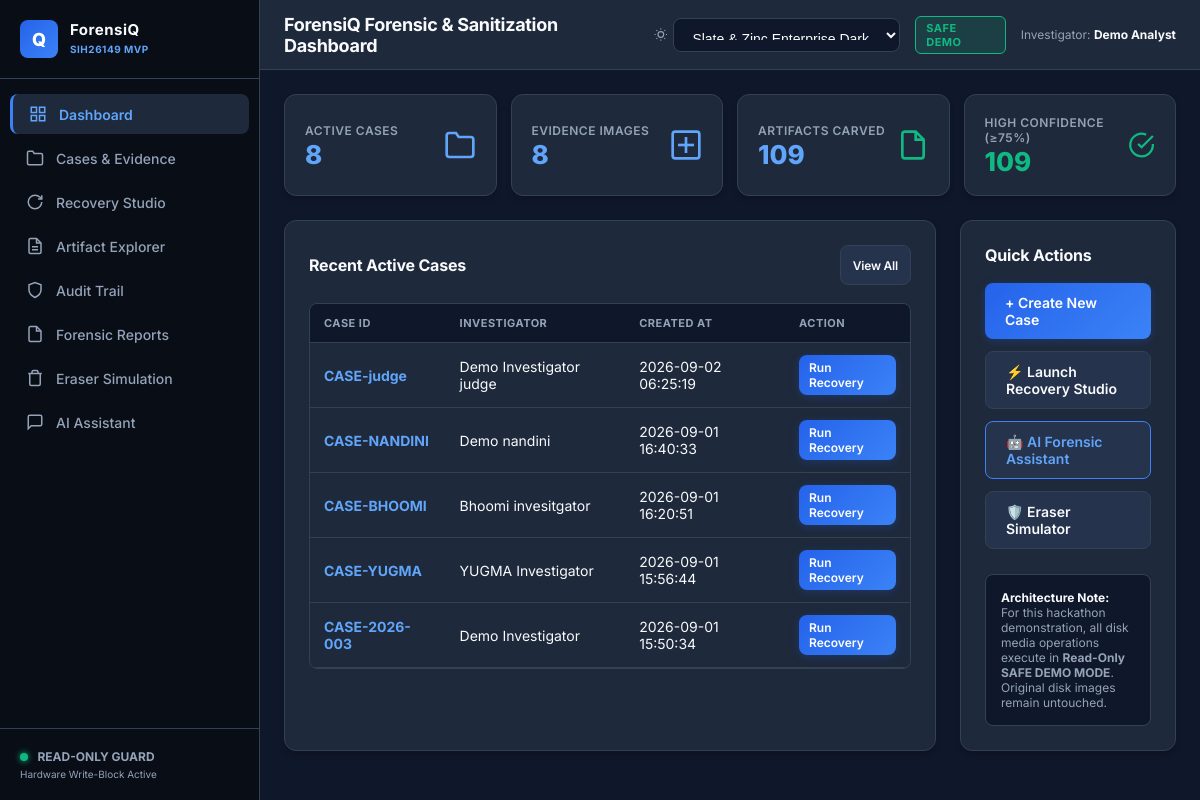
The page / on the database its author committed.
### tables this page shows
CREATE TABLE cases (
            id INTEGER PRIMARY KEY AUTOINCREMENT,
            case_id TEXT UNIQUE NOT NULL,
            investigator TEXT NOT NULL,
            description TEXT,
            created_at TIMESTAMP DEFAULT CURRENT_TIMESTAMP
        );

### app.py (the view)
@app.route("/")
def dashboard():
    conn = get_db_connection()
    cursor = conn.cursor()
    cursor.execute("SELECT COUNT(*) FROM cases")
    total_cases = cursor.fetchone()[0]
    cursor.execute("SELECT COUNT(*) FROM evidence")
    total_evidence = cursor.fetchone()[0]
    cursor.execute("SELECT COUNT(*) FROM artifacts")
    total_artifacts = cursor.fetchone()[0]
    cursor.execute("SELECT COUNT(*) FROM artifacts WHERE confidence >= 75")
    high_conf_count = cursor.fetchone()[0]
    cursor.execute("SELECT * FROM cases ORDER BY id DESC LIMIT 5")
    recent_cases = [dict(r) for r in cursor.fetchall()]
    conn.close()
    return render_template(
        "dashboard.html",
        active_page="dashboard",
        total_cases=total_cases,
        total_evidence=total_evidence,
        total_artifacts=total_artifacts,
        high_conf_count=high_conf_count,
        recent_cases=recent_cases,
    )

### database.py (called while the page is built)
def get_db_connection():
    os.makedirs(os.path.dirname(DB_PATH), exist_ok=True)
    conn = sqlite3.connect(DB_PATH, timeout=30.0)
    conn.row_factory = sqlite3.Row
    conn.execute("PRAGMA journal_mode = WAL;")
    return conn

### templates/dashboard.html (shortened to what this page needs)
{% extends 'base.html' %}
{% block page_title %}ForensiQ Forensic & Sanitization Dashboard{% endblock %}
{% block content %}
<div class="stats-grid">
    <div class="stat-card">
        <div>
            <div class="stat-label">Active Cases</div>
            <div class="stat-val">{{ total_cases }}</div>
        </div>
        <svg width="32" height="32" fill="none" stroke="var(--text-highlight)" stroke-width="2" viewBox="0 0 24 24"><path d="M22 19a2 2 0 0 1-2 2H4a2 2 0 0 1-2-2V5a2 2 0 0 1 2-2h5l2 3h9a2 2 0 0 1 2 2z"></path></svg>
    </div>
    <div class="stat-card">
        <div>
            <div class="stat-label">Evidence Images</div>
            <div class="stat-val">{{ total_evidence }}</div>
        </div>
        <svg width="32" height="32" fill="none" stroke="var(--accent-blue)" stroke-width="2" viewBox="0 0 24 24"><rect x="2" y="2" width="20" height="20" rx="2" ry="2"></rect><line x1="12" y1="18" x2="12" y2="6"></line><line x1="6" y1="12" x2="18" y2="12"></line></svg>
    </div>
    <div class="stat-card">
        <div>
            <div class="stat-label">Artifacts Carved</div>
            <div class="stat-val">{{ total_artifacts }}</div>
        </div>
        <svg width="32" height="32" fill="none" stroke="var(--accent-emerald)" stroke-width="2" viewBox="0 0 24 24"><path d="M14 2H6a2 2 0 0 0-2 2v16a2 2 0 0 0 2 2h12a2 2 0 0 0 2-2V8z"></path><polyline points="14 2 14 8 20 8"></polyline></svg>
    </div>
    <div class="stat-card">
        <div>
            <div class="stat-label">High Confidence (&ge;75%)</div>
            <div class="stat-val" style="color: var(--accent-emerald);">{{ high_conf_count }}</div>
        </div>
        <svg width="32" height="32" fill="none" stroke="var(--accent-emerald)" stroke-width="2" viewBox="0 0 24 24"><path d="M22 11.08V12a10 10 0 1 1-5.93-9.14"></path><polyline points="22 4 12 14.01 9 11.01"></polyline></svg>
    </div>
</div>
<div class="grid-2fr-1fr">
    <div class="card">
        <div class="card-title">
            <span>Recent Active Cases</span>
            <a href="{{ url_for('cases_view') }}" class="btn btn-secondary" style="padding: 6px 12px; font-size: 12px;">View All</a>
        </div>
        <div class="table-responsive">
            <table class="data-table">
                <thead>
                    <tr>
                        <th>Case ID</th>
                        <th>Investigator</th>
                        <th>Created At</th>
                        <th>Action</th>
                    </tr>
                </thead>
                <tbody>
                    {% for c in recent_cases %}
                    <tr>
                        <td><strong style="color: var(--text-highlight);">{{ c.case_id }}</strong></td>
                        <td>{{ c.investigator }}</td>
                        <td>{{ c.created_at }}</td>
                        <td>
                            <a href="{{ url_for('recovery_studio', case_id=c.case_id) }}" class="btn btn-primary" style="padding: 4px 10px; font-size: 12px;">Run Recovery</a>
                        </td>
                    </tr>
                    {% else %}
                    <tr>
                        <td colspan="4" style="text-align: center; color: var(--text-muted); padding: 25px;">No cases created yet. Click below to create your first case!</td>
                    </tr>
                    {% endfor %}
                </tbody>
            </table>
        </div>
    </div>
    <div class="card">
        <div class="card-title">Quick Actions</div>
        <div style="display: flex; flex-direction: column; gap: 12px;">
            <a href="{{ url_for('cases_view') }}" class="btn btn-primary" style="justify-content: center;">
                + Create New Case
            </a>
            <a href="{{ url_for('recovery_studio') }}" class="btn btn-secondary" style="justify-content: center;">
                ⚡ Launch Recovery Studio
            </a>
            <a href="{{ url_for('ai_assistant_view') }}" class="btn btn-secondary" style="justify-content: center; border-color: var(--accent-primary); color: var(--text-highlight);">
                🤖 AI Forensic Assistant
            </a>
            <a href="{{ url_for('sanitization_view') }}" class="btn btn-secondary" style="justify-content: center;">
                🛡️ Eraser Simulator
            </a>
        </div>
        <div style="margin-top: 25px; padding: 15px; background: var(--bg-input); border-radius: 8px; border: 1px solid var(--border-color); font-size: 12px; color: var(--text-muted);">
            <strong style="color: var(--text-main);">Architecture Note:</strong><br>
            For this hackathon demonstration, all disk media operations execute in <strong>Read-Only SAFE DEMO MODE</strong>. Original disk images remain untouched.
        </div>
    </div>
</div>
{% endblock %}

### static/css/style.css (style rules this page uses)
:root { --bg-dark: #0f172a; --bg-sidebar: #090d16; --bg-card: #1e293b; --bg-card-hover: #26334d; --bg-input: #0f172a; --border-color: #334155; --border-hover: #475569; --accent-primary: #3b82f6; --accent-primary-hover: #2563eb; --accent-gradient: linear-gradient(135deg, #2563eb 0%, #3b82f6 100%); --accent-cyan: #38bdf8; --accent-blue: #60a5fa; --accent-emerald: #10b981; --accent-amber: #f59e0b; --accent-rose: #ef4444; --text-main: #f8fafc; --text-muted: #94a3b8; --text-highlight: #60a5fa; --btn-primary-text: #ffffff; --sidebar-width: 260px; --card-shadow: 0 4px 6px -1px rgba(0, 0, 0, 0.2), 0 2px 4px -2px rgba(0, 0, 0, 0.1); --glow-effect: none; }
[data-theme="slate-zinc"] { --bg-dark: #0f172a; --bg-sidebar: #090d16; --bg-card: #1e293b; --bg-card-hover: #26334d; --bg-input: #0f172a; --border-color: #334155; --border-hover: #475569; --accent-primary: #3b82f6; --accent-primary-hover: #2563eb; --accent-gradient: linear-gradient(135deg, #2563eb 0%, #3b82f6 100%); --accent-cyan: #38bdf8; --accent-blue: #60a5fa; --accent-emerald: #10b981; --accent-amber: #f59e0b; --accent-rose: #ef4444; --text-main: #f8fafc; --text-muted: #94a3b8; --text-highlight: #60a5fa; --btn-primary-text: #ffffff; --card-shadow: 0 4px 6px -1px rgba(0, 0, 0, 0.2); --glow-effect: none; }
* { box-sizing: border-box; margin: 0; padding: 0; }
html, body { width: 100%; max-width: 100%; overflow-x: hidden; }
body { font-family: 'Inter', system-ui, -apple-system, BlinkMacSystemFont, 'Segoe UI', Roboto, sans-serif; background-color: var(--bg-dark); color: var(--text-main); display: flex; min-height: 100vh; transition: background-color 0.25s ease, color 0.25s ease; -webkit-text-size-adjust: 100%; }
.stats-grid { display: grid; grid-template-columns: repeat(auto-fit, minmax(200px, 1fr)); gap: 16px; margin-bottom: 24px; }
.stat-card { background-color: var(--bg-card); border: 1px solid var(--border-color); border-radius: 12px; padding: 20px; display: flex; align-items: center; justify-content: space-between; box-shadow: var(--card-shadow); transition: transform 0.2s ease, border-color 0.2s ease, background-color 0.25s ease; }
.stat-val { font-size: 26px; font-weight: 800; color: var(--text-highlight); margin-top: 4px; line-height: 1; }
.stat-label { font-size: 12px; color: var(--text-muted); text-transform: uppercase; letter-spacing: 0.5px; font-weight: 600; }
.card { background-color: var(--bg-card); border: 1px solid var(--border-color); border-radius: 12px; padding: 24px; margin-bottom: 24px; box-shadow: var(--card-shadow); transition: background-color 0.25s ease, border-color 0.25s ease; width: 100%; box-sizing: border-box; }
.card-title { font-size: 16px; font-weight: 700; margin-bottom: 18px; color: var(--text-main); display: flex; align-items: center; justify-content: space-between; letter-spacing: -0.2px; flex-wrap: wrap; gap: 10px; }
.btn { display: inline-flex; align-items: center; gap: 8px; padding: 11px 20px; font-size: 14px; font-weight: 600; border-radius: 8px; border: 1px solid transparent; cursor: pointer; transition: all 0.2s ease; text-decoration: none; min-height: 40px; }
.btn-primary { background: var(--accent-gradient); color: var(--btn-primary-text); box-shadow: 0 2px 8px rgba(37, 99, 235, 0.25); border: none; }
.btn-secondary { background-color: var(--bg-card-hover); color: var(--text-main); border: 1px solid var(--border-color); }
.table-responsive { width: 100%; overflow-x: auto; -webkit-overflow-scrolling: touch; border-radius: 8px; border: 1px solid var(--border-color); }
table.data-table { width: 100%; min-width: 600px; border-collapse: collapse; font-size: 14px; }
table.data-table th, table.data-table td { padding: 12px 14px; text-align: left; border-bottom: 1px solid var(--border-color); }
table.data-table th { background-color: var(--bg-input); color: var(--text-muted); font-size: 11px; text-transform: uppercase; letter-spacing: 0.5px; font-weight: 700; }
.grid-2fr-1fr { display: grid; grid-template-columns: 2fr 1fr; gap: 24px; }
@media (max-width: 1200px) { .stats-grid { grid-template-columns: repeat(auto-fit, minmax(180px, 1fr)); gap: 14px; } }

### rows shown on the page
cases: case_id "CASE-judge", investigator "Demo Investigator judge", created_at "2026-09-02 06:25:19"
cases: case_id "CASE-NANDINI", investigator "Demo nandini", created_at "2026-09-01 16:40:33"
cases: case_id "CASE-BHOOMI", investigator "Bhoomi invesitgator", created_at "2026-09-01 16:20:51"
cases: case_id "CASE-YUGMA", investigator "YUGMA Investigator", created_at "2026-09-01 15:56:44"
cases: case_id "CASE-2026-003", investigator "Demo Investigator", created_at "2026-09-01 15:50:34"

### other values the page prints
{{ total_cases }} "8"
{{ total_evidence }} "8"
{{ total_artifacts }} "109"
{{ high_conf_count }} "109"
